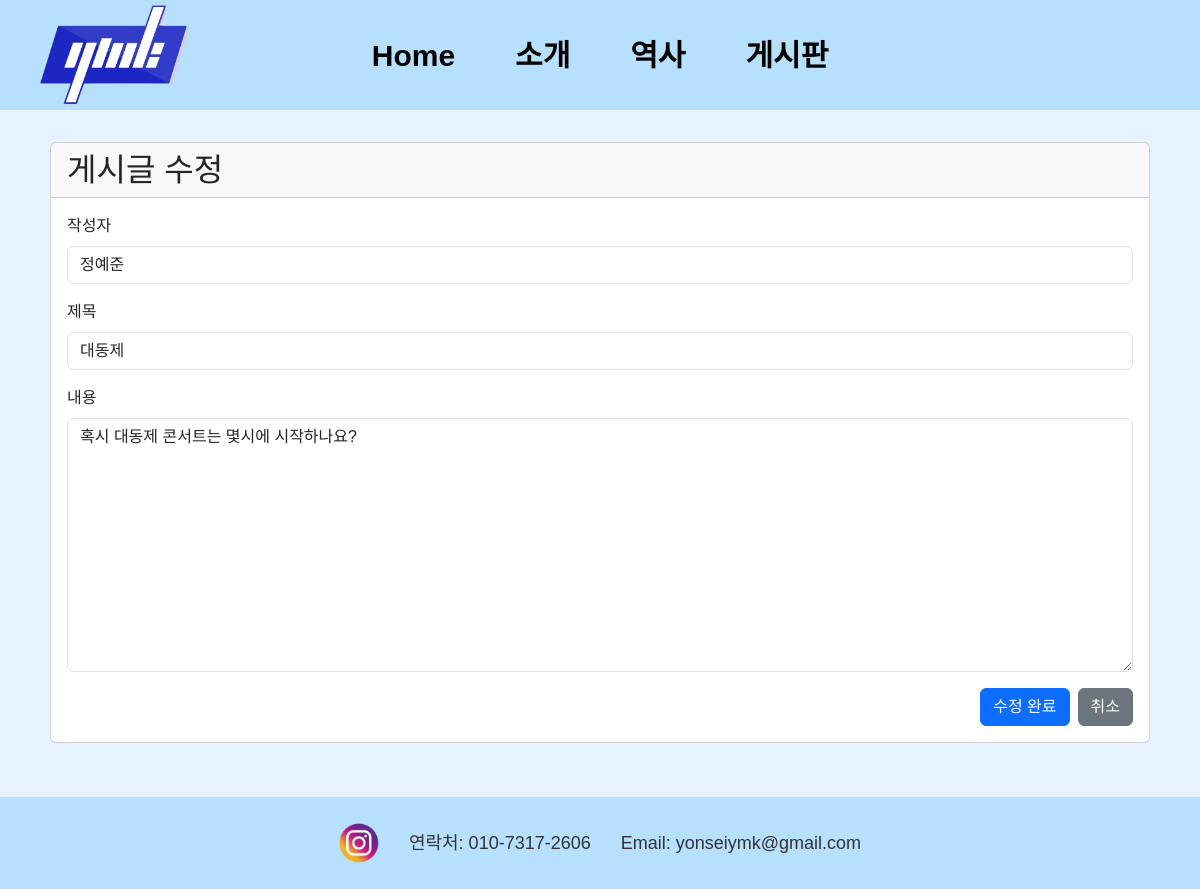
/qna/edit/1, run on the app's committed database.
### app.py (models this page shows, shortened)
class Post(db.Model):
    id = db.Column(db.Integer, primary_key=True)
    name = db.Column(db.String(50))
    title = db.Column(db.String(200))
    content = db.Column(db.Text)
    created_at = db.Column(db.DateTime, default=datetime.utcnow)
    password_hash = db.Column(db.String(128))  # 추가
    comments = db.relationship('Comment', backref='post', lazy=True, cascade="all, delete-orphan")
    votes = db.relationship('PostVote', backref='post', lazy=True, cascade="all, delete-orphan")

### app.py (the view, shortened to what this page needs)
@app.route('/qna/edit/<int:post_id>', methods=['GET', 'POST'])
def edit_post(post_id):
    post = Post.query.get_or_404(post_id)
    return render_template('edit.html', post=post)

### templates/edit.html (shortened to what this page needs)
<!DOCTYPE html>
<html lang="ko">
<head>
  <link href="https://cdn.jsdelivr.net/npm/bootstrap@5.3.0/dist/css/bootstrap.min.css" rel="stylesheet">
  <link rel="stylesheet" href="/static/qna.css">
</head>
<body>
  <header class="header">
    <div class="logo">
      <img src="/static/pictures/YMK 로고.png" alt="YMK Logo" id="logoimg" style="cursor: pointer;">
    </div>
    <div class="navbar">
      <ul class="menu-bar">
        <li><a href="{{ url_for('home') }}">Home</a></li>
        <li><a href="{{ url_for('intro') }}">소개</a></li>
        <li><a href="{{ url_for('history') }}">역사</a></li>
        <li><a href="{{ url_for('qna') }}">게시판</a></li>
      </ul>
    </div>
  </header>
  <div class="container py-4">
    <div class="card">
      <div class="card-header">
        <h2 class="mb-0">게시글 수정</h2>
      </div>
      <div class="card-body">
        <form method="POST" action="{{ url_for('edit_post', post_id=post.id) }}">
          <div class="mb-3">
            <label for="name" class="form-label">작성자</label>
            <input type="text" class="form-control" id="name" name="name" value="{{ post.name }}" required>
          </div>
          <div class="mb-3">
            <label for="title" class="form-label">제목</label>
            <input type="text" class="form-control" id="title" name="title" value="{{ post.title }}" required>
          </div>
          <div class="mb-3">
            <label for="content" class="form-label">내용</label>
            <textarea class="form-control" id="content" name="content" rows="10" required>{{ post.content }}</textarea>
          </div>
          <div class="d-flex justify-content-end">
            <button type="submit" class="btn btn-primary me-2">수정 완료</button>
            <a href="{{ url_for('qna') }}" class="btn btn-secondary">취소</a>
          </div>
        </form>
      </div>
    </div>
  </div>
  <footer id="footer-wrap">
    <div class="footer">
      <ul class="sns">
        <li>
          <a href="https://www.instagram.com/ymkofficial/" target="_blank">
            <img alt="instagram" src="/static/pictures/foot-icon02.png">
          </a>
        </li>
        <li>연락처: 010-7317-2606</li>
        <li>Email: yonseiymk@gmail.com</li>
      </ul>
    </div>
  </footer>
</body>
</html>

### static/qna.css (style rules this page uses)
body { font-family: "Malgun Gothic ", "Apple SD Gothic Neo", "Noto Sans KR", sans-serif; font-optical-sizing: auto; font-weight: 400; background-color: #e6f2ff !important; font-style: normal; }
.header { display: flex; align-items: center; padding: 5px 40px; background-color: #B7E0FF; margin-bottom: 8px; }
.logo { flex: 0 0 auto; }
.logo img { height: 100px; width: 150px; }
.navbar { position: absolute; left: 50%; transform: translateX(-50%); }
.menu-bar { display: flex; list-style: none; gap: 20px; font-size: 30px; font-weight: bold; margin: 0; padding: 0; }
.menu-bar a { display: inline-block; padding: 10px 20px; border-radius: 10px; text-align: center; text-decoration: none; color: black; transition: background-color 0.3s, color 0.3s; }
#footer-wrap { background-color: #B7E0FF !important; padding: 15px 0; width: 100%; margin-top: 30px; }
.footer { width: 100%; text-align: center; }
.footer .sns { list-style: none; margin: 0; padding: 10px; display: flex; justify-content: center; align-items: center; gap: 30px; flex-wrap: wrap; }
.footer .sns li { display: flex; align-items: center; gap: 8px; font-family: sans-serif; font-size: 18px; color: #333; }
.footer .sns img { width: 40px; height: auto; }
.container { padding: 20px; border-radius: 8px; }

### data on the page
Post: name "정예준", title "대동제", content "혹시 대동제 콘서트는 몇시에 시작하나요?"
